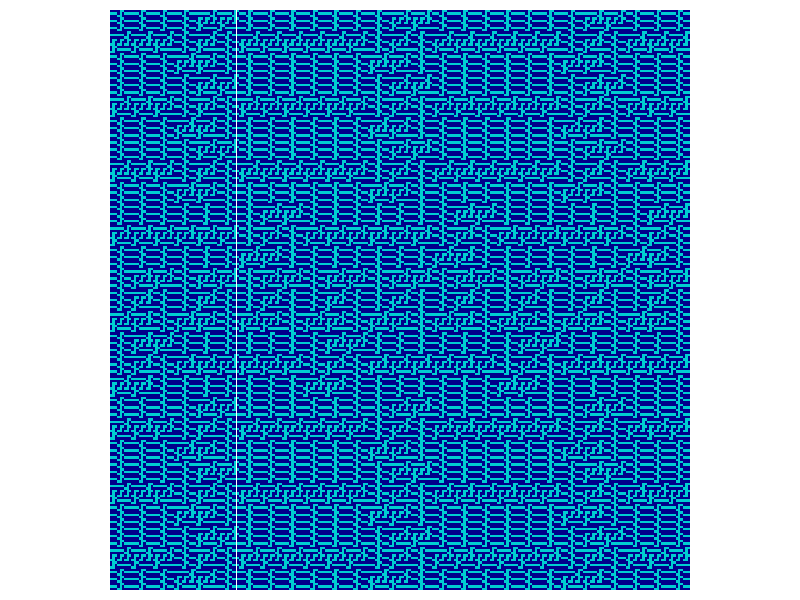

Recreate this plot in R.
rule.list=list()
rule.list$haferman0=c(1,1,1,1,1,1,1,1,1)
rule.list$haferman1=c(0,1,0,1,0,1,0,1,0)
rule.list$sierpinski0=c(0,0,0,0,0,0,0,0,0)
rule.list$sierpinski1=c(1,1,1,1,0,1,1,1,1)
rule.list$box0=c(0,1,0,1,0,1,0,1,0)
rule.list$box1=c(1,1,1,1,1,1,1,1,1)
rule.list$sierbox0=c(0,1,0,1,0,1,0,1,0)
rule.list$sierbox1=c(1,1,1,1,0,1,1,1,1)
rule.list$boxdot0=c(0,0,0,0,1,0,0,0,0)
rule.list$boxdot1=c(1,1,1,1,0,1,1,1,1)
rule.list$sq3_0=c(0,0,0,1,0,1,0,0,0)
rule.list$sq3_1=c(1,0,1,0,1,0,1,0,1)

rule.list$var0=c(0,1,0,0,1,0,0,1,0)
rule.list$var1=c(1,0,0,1,1,1,0,0,1)

ini=c(0)
n=5
for (j in 1:n) {
  mlist=as.list(ini)
  mlist=lapply(mlist, function(x) if(x==0) matrix(data =rule.list$var0, nrow = 3, byrow = T) else matrix(data =rule.list$var1, nrow = 3, byrow = T))
  m=sqrt(length(mlist))
  mlist1=list()
  for (j in 1:m) {
    mlist1[[j]]=do.call(cbind, mlist[((j-1)*m+1):(m*j)])
  }
  mlist1=do.call(rbind, mlist1)
  ini=unlist(mlist1)
}
par(pty="s", mar=c(.5,.5,.5,.5))
image(mlist1, asp=1, col=c("darkblue", "darkturquoise"), axes=F)
#image(mlist1, asp=1, col=c("white", "black"), axes=F)
